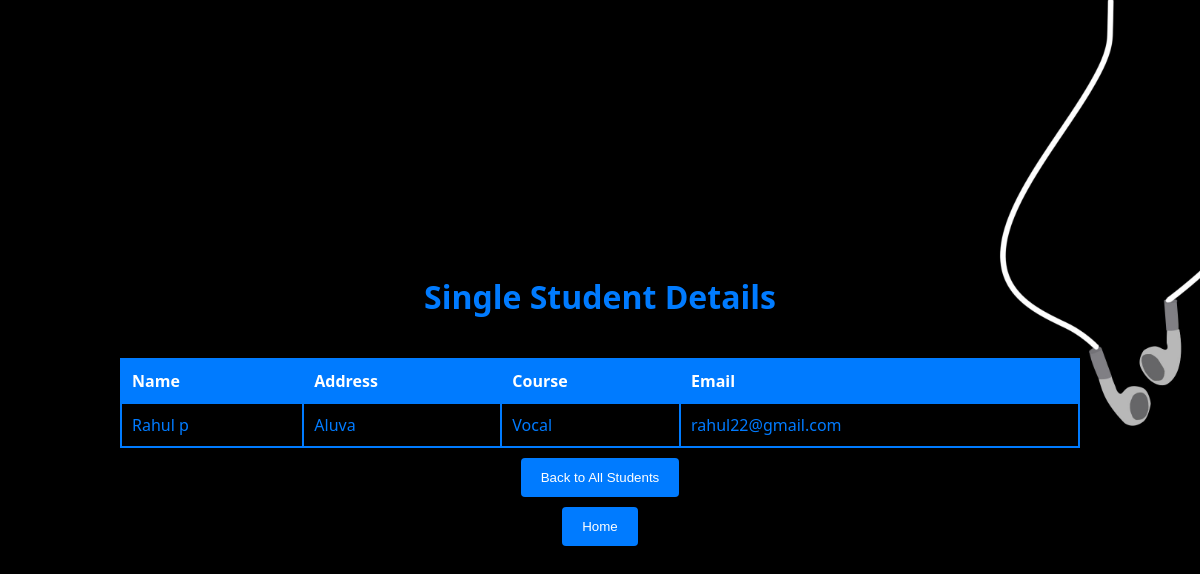
/student/32/, run on the app's committed database.
### studentapp/models.py (models this page shows)
class Student(models.Model):
    name=models.CharField(max_length=50)
    address=models.CharField(max_length=100)
    course=models.CharField(max_length=50)
    email=models.EmailField(max_length=255)

### studentapp/views.py (the view)
def singleStudentView(request,student_id):
    st=Student.objects.get(pk=student_id)
    context={'student':st}
    return render(request=request,template_name='getsinglestudent.html',context=context)

### studentapp/templates/getsinglestudent.html (shortened to what this page needs)
<!DOCTYPE html>
<html lang="en">
<head>
    {% load static %}
</head>
<body>
    <h1>Single Student Details</h1>
    <table border="2">
        <thead>
            <tr>
                <th>Name</th>
                <th>Address</th>
                <th>Course</th>
                <th>Email</th>
            </tr>
        </thead>
        <tbody>
            <tr>
                <td>{{ student.name }}</td>
                <td>{{ student.address }}</td>
                <td>{{ student.course }}</td>
                <td>{{ student.email }}</td>
            </tr>
        </tbody>
    </table>
    <a href="{% url 'all' %}"><button>Back to All Students</button></a>
    <a href="{% url 'home' %}"><button>Home</button></a>
</body>
</html>

### data on the page
Student: name "Rahul p", address "Aluva", course "Vocal", email "rahul22@gmail.com"
